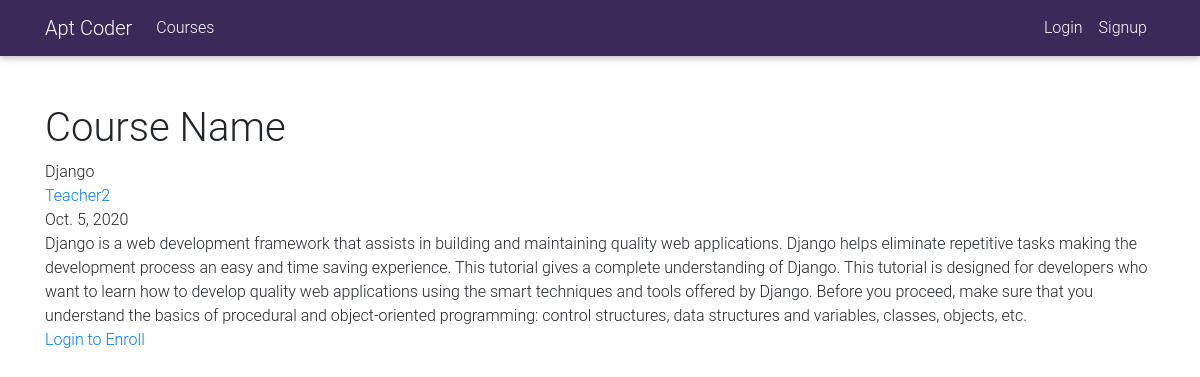
Page /django/details/ on the committed database.
### core/models.py (models this page shows, shortened)
class Courses(models.Model):
    owner = models.ForeignKey(User,
                              related_name='courses_created',
                              on_delete=models.CASCADE)
    course_name = models.CharField(max_length=250)
    description = models.TextField()
    date = models.DateField(auto_now_add=True)
    instructer = models.CharField(max_length=150, blank=True, null=True)
    students = models.ManyToManyField(User, related_name='courses_joined',
                                      blank=True)
    slug = AutoSlugField(('slug'), max_length=50,
                         unique=True, populate_from=('course_name',))
    class Meta:
        ordering = ['-date']

### core/views.py (the view)
# urls.py: path('<slug:slug>/details/', CourseDetailView.as_view(), name='course_detail'),
class CourseDetailView(DetailView):
    model = Courses
    template_name = 'core/course_detail.html'
    def get_context_data(self, **kwargs):
        context = super(CourseDetailView,
                        self).get_context_data(**kwargs)
        context['enroll_form'] = CourseEnrollForm(
            initial={'course': self.object})
        return context

### core/templates/core/course_detail.html (shortened to what this page needs)
{% extends 'base.html' %}
{% block content %}
<div class="container mt-5">
<h1>Course Name </h1>
{{ object.course_name}} <br>
<a href="{% url 'core:teacher_detail' object.slug %}">{{ object.instructer}}</a> <br>
{{ object.date}} <br>
{{ object.description}} <br>
    {% if user.is_student %}
        <form action="{% url "core:student_enroll_course" %}" method="post">
            {{ enroll_form }}
            {% csrf_token %}
            <input type="submit" class="btn btn-primary" value="Enroll now">
        </form>
    {% elif not user.is_teacher %}
    <a href="{% url 'accounts:login' %}">Login to Enroll</a>
    {% endif %}
</div>
{% endblock content %}

### rows in the picture
Courses: course_name "Django", instructer "Teacher2", date "Oct. 5, 2020", description "Django is a web development framework that assists in building and maintaining quality web applications. Django helps eliminate repetitive tasks making the development process an easy and time saving experience. This tutorial gives a complete understanding of Django. This tutorial is designed for developers who want to learn how to develop quality web applications using the smart techniques and tools offered by Django. Before you proceed, make sure that you understand the basics of procedural and object-oriented programming: control structures, data structures and variables, classes, objects, etc."
